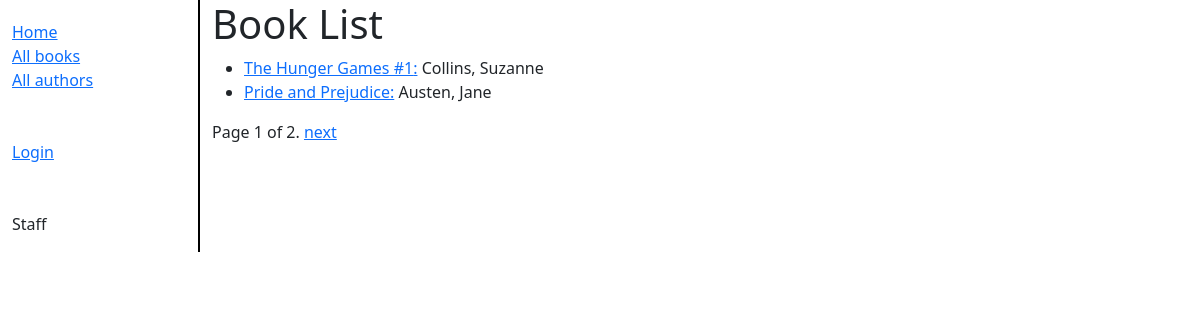
/catalog/books/, run on the app's committed database.
### catalog/models.py (models this page shows, shortened)
class Book(models.Model):
    title = models.CharField(max_length=200)
    author = models.ForeignKey("Author", on_delete=models.SET_NULL, null=True)
    summary = models.TextField(max_length=1000, help_text="Enter a brief description of the book")
    isbn = models.CharField("ISBN", max_length=13, unique=True, help_text='13 Character <a href="https://www.isbn-international.org/content/what-isbn">ISBN number</a>')
    genre = models.ManyToManyField(Genre, help_text="Select a genre for this book")
    language = models.ForeignKey("Language", on_delete=models.SET_NULL, null=True)
    def get_absolute_url(self):
        return reverse("book-detail", args=[str(self.id)])

class Author(models.Model):
    first_name = models.CharField(max_length=100)
    last_name = models.CharField(max_length=100)
    date_of_birth = models.DateField(null=True, blank=True)
    date_of_death = models.DateField("Died", null=True, blank=True)
    class Meta:
        ordering = ["last_name", "first_name"]
    def __str__(self):
        return f"{self.last_name}, {self.first_name}"

### catalog/views.py (the view)
# urls.py: path('books/', views.BookListView.as_view(), name='books'),
class BookListView(generic.ListView):
    model = Book
    paginate_by = 2

### catalog/templates/catalog/book_list.html
{% extends "base_generic.html" %}
{% block content %}
    <h1>Book List</h1>
    {% if book_list %}
    <ul>
        {% for book in book_list %}
            <li><a href="{{book.get_absolute_url}}">{{book.title}}:</a>&nbsp;{{book.author}}</li>
        {% endfor %}
    </ul>
    {% else %}
        <p>There are no books in  the library</p>
    {% endif %}
{% endblock %}

### data on the page
Book: title "The Hunger Games #1", author "Collins, Suzanne"
Book: title "Pride and Prejudice", author "Austen, Jane"

### other printed values
{{ page_obj.number }} "1"
{{ page_obj.paginator.num_pages }} "2"
